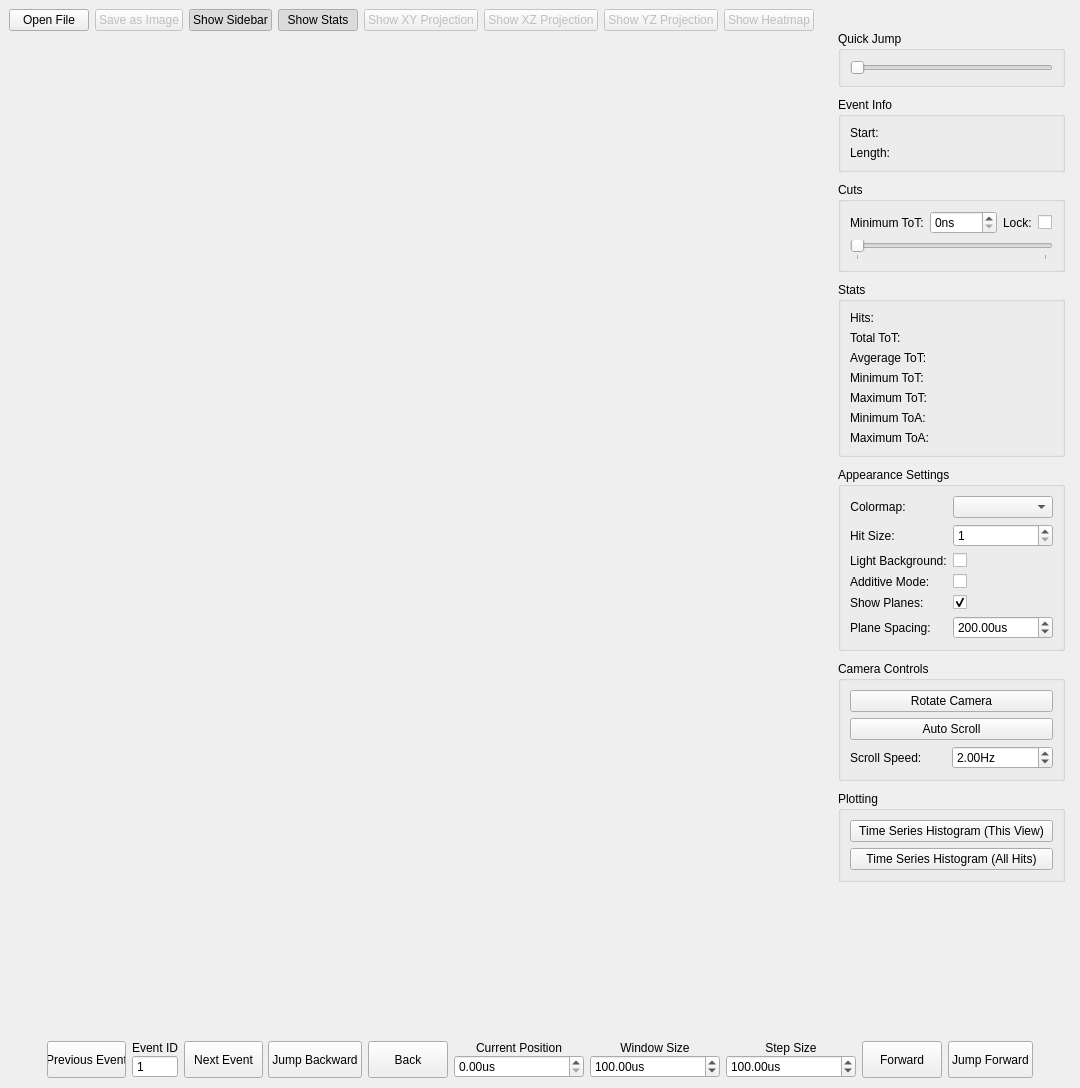
<?xml version="1.0" encoding="UTF-8"?>
<ui version="4.0">
 <class>MainWindow</class>
 <widget class="QMainWindow" name="MainWindow">
  <property name="geometry">
   <rect>
    <x>0</x>
    <y>0</y>
    <width>1080</width>
    <height>1088</height>
   </rect>
  </property>
  <property name="windowTitle">
   <string>Timepix 3D Data Viewer</string>
  </property>
  <property name="unifiedTitleAndToolBarOnMac">
   <bool>false</bool>
  </property>
  <widget class="QWidget" name="root_widget">
   <layout class="QVBoxLayout" name="verticalLayout">
    <property name="spacing">
     <number>0</number>
    </property>
    <item>
     <widget class="QWidget" name="header_widget" native="true">
      <layout class="QHBoxLayout" name="header_layout">
       <property name="spacing">
        <number>6</number>
       </property>
       <property name="leftMargin">
        <number>0</number>
       </property>
       <property name="topMargin">
        <number>0</number>
       </property>
       <property name="rightMargin">
        <number>6</number>
       </property>
       <property name="bottomMargin">
        <number>0</number>
       </property>
       <item>
        <widget class="QPushButton" name="open_file_btn">
         <property name="text">
          <string>Open File</string>
         </property>
        </widget>
       </item>
       <item>
        <widget class="QPushButton" name="save_as_image_btn">
         <property name="enabled">
          <bool>false</bool>
         </property>
         <property name="text">
          <string>Save as Image</string>
         </property>
        </widget>
       </item>
       <item>
        <widget class="QPushButton" name="show_sidebar_btn">
         <property name="text">
          <string>Show Sidebar</string>
         </property>
         <property name="checkable">
          <bool>true</bool>
         </property>
         <property name="checked">
          <bool>true</bool>
         </property>
        </widget>
       </item>
       <item>
        <widget class="QPushButton" name="show_stats_btn">
         <property name="text">
          <string>Show Stats</string>
         </property>
         <property name="checkable">
          <bool>true</bool>
         </property>
         <property name="checked">
          <bool>true</bool>
         </property>
        </widget>
       </item>
       <item>
        <widget class="QPushButton" name="show_xy_projection_btn">
         <property name="enabled">
          <bool>false</bool>
         </property>
         <property name="text">
          <string>Show XY Projection</string>
         </property>
         <property name="checkable">
          <bool>false</bool>
         </property>
        </widget>
       </item>
       <item>
        <widget class="QPushButton" name="show_xz_projection_btn">
         <property name="enabled">
          <bool>false</bool>
         </property>
         <property name="text">
          <string>Show XZ Projection</string>
         </property>
        </widget>
       </item>
       <item>
        <widget class="QPushButton" name="show_yz_projection_btn">
         <property name="enabled">
          <bool>false</bool>
         </property>
         <property name="text">
          <string>Show YZ Projection</string>
         </property>
        </widget>
       </item>
       <item>
        <widget class="QPushButton" name="show_heatmap_btn">
         <property name="enabled">
          <bool>false</bool>
         </property>
         <property name="text">
          <string>Show Heatmap</string>
         </property>
        </widget>
       </item>
       <item>
        <spacer name="horizontalSpacer">
         <property name="orientation">
          <enum>Qt::Horizontal</enum>
         </property>
         <property name="sizeHint" stdset="0">
          <size>
           <width>40</width>
           <height>20</height>
          </size>
         </property>
        </spacer>
       </item>
       <item>
        <widget class="QLabel" name="header_info_label">
         <property name="font">
          <font>
           <weight>75</weight>
           <bold>true</bold>
          </font>
         </property>
         <property name="text">
          <string/>
         </property>
        </widget>
       </item>
      </layout>
     </widget>
    </item>
    <item>
     <widget class="QWidget" name="body_widget" native="true">
      <property name="sizePolicy">
       <sizepolicy hsizetype="Preferred" vsizetype="Preferred">
        <horstretch>0</horstretch>
        <verstretch>1</verstretch>
       </sizepolicy>
      </property>
      <layout class="QHBoxLayout" name="horizontalLayout_5">
       <property name="spacing">
        <number>0</number>
       </property>
       <property name="leftMargin">
        <number>0</number>
       </property>
       <property name="topMargin">
        <number>0</number>
       </property>
       <property name="rightMargin">
        <number>0</number>
       </property>
       <property name="bottomMargin">
        <number>0</number>
       </property>
       <item>
        <widget class="QWidget" name="widget2" native="true">
         <property name="sizePolicy">
          <sizepolicy hsizetype="Expanding" vsizetype="Preferred">
           <horstretch>0</horstretch>
           <verstretch>0</verstretch>
          </sizepolicy>
         </property>
         <layout class="QVBoxLayout" name="view_widget_container">
          <property name="spacing">
           <number>0</number>
          </property>
          <property name="leftMargin">
           <number>0</number>
          </property>
          <property name="topMargin">
           <number>0</number>
          </property>
          <property name="rightMargin">
           <number>0</number>
          </property>
          <property name="bottomMargin">
           <number>0</number>
          </property>
         </layout>
        </widget>
       </item>
       <item>
        <widget class="QWidget" name="sidebar_widget" native="true">
         <property name="sizePolicy">
          <sizepolicy hsizetype="Fixed" vsizetype="Preferred">
           <horstretch>0</horstretch>
           <verstretch>0</verstretch>
          </sizepolicy>
         </property>
         <property name="maximumSize">
          <size>
           <width>16777215</width>
           <height>16777215</height>
          </size>
         </property>
         <layout class="QVBoxLayout" name="verticalLayout_3">
          <property name="spacing">
           <number>10</number>
          </property>
          <property name="leftMargin">
           <number>6</number>
          </property>
          <property name="topMargin">
           <number>0</number>
          </property>
          <property name="rightMargin">
           <number>6</number>
          </property>
          <property name="bottomMargin">
           <number>0</number>
          </property>
          <item>
           <widget class="QGroupBox" name="quick_jump_group_box">
            <property name="enabled">
             <bool>true</bool>
            </property>
            <property name="title">
             <string>Quick Jump</string>
            </property>
            <layout class="QVBoxLayout" name="verticalLayout_8">
             <item>
              <widget class="QSlider" name="quick_jump_slider">
               <property name="orientation">
                <enum>Qt::Horizontal</enum>
               </property>
              </widget>
             </item>
            </layout>
           </widget>
          </item>
          <item>
           <widget class="QGroupBox" name="event_info_group_box">
            <property name="title">
             <string>Event Info</string>
            </property>
            <layout class="QFormLayout" name="formLayout_3">
             <item row="0" column="0">
              <widget class="QLabel" name="label_16">
               <property name="text">
                <string>Start:</string>
               </property>
              </widget>
             </item>
             <item row="1" column="0">
              <widget class="QLabel" name="label_17">
               <property name="text">
                <string>Length:</string>
               </property>
              </widget>
             </item>
             <item row="0" column="1">
              <widget class="QLabel" name="event_info__start_label">
               <property name="font">
                <font>
                 <weight>75</weight>
                 <bold>true</bold>
                </font>
               </property>
               <property name="text">
                <string/>
               </property>
              </widget>
             </item>
             <item row="1" column="1">
              <widget class="QLabel" name="event_info__length_label">
               <property name="font">
                <font>
                 <weight>75</weight>
                 <bold>true</bold>
                </font>
               </property>
               <property name="text">
                <string/>
               </property>
              </widget>
             </item>
            </layout>
           </widget>
          </item>
          <item>
           <widget class="QGroupBox" name="cuts_group_box">
            <property name="title">
             <string>Cuts</string>
            </property>
            <layout class="QVBoxLayout" name="verticalLayout_7">
             <item>
              <layout class="QHBoxLayout" name="horizontalLayout">
               <property name="bottomMargin">
                <number>0</number>
               </property>
               <item>
                <widget class="QLabel" name="label_11">
                 <property name="text">
                  <string>Minimum ToT:</string>
                 </property>
                </widget>
               </item>
               <item>
                <widget class="QSpinBox" name="min_tot_cut_spin_box">
                 <property name="accelerated">
                  <bool>false</bool>
                 </property>
                 <property name="showGroupSeparator" stdset="0">
                  <bool>false</bool>
                 </property>
                 <property name="suffix">
                  <string>ns</string>
                 </property>
                 <property name="maximum">
                  <number>1000</number>
                 </property>
                </widget>
               </item>
               <item>
                <widget class="QLabel" name="label_20">
                 <property name="text">
                  <string>Lock:</string>
                 </property>
                </widget>
               </item>
               <item>
                <widget class="QCheckBox" name="min_tot_cut_lock_checkbox">
                 <property name="text">
                  <string/>
                 </property>
                </widget>
               </item>
              </layout>
             </item>
             <item>
              <widget class="QSlider" name="min_tot_cut_slider">
               <property name="maximum">
                <number>1000</number>
               </property>
               <property name="orientation">
                <enum>Qt::Horizontal</enum>
               </property>
               <property name="invertedAppearance">
                <bool>false</bool>
               </property>
               <property name="invertedControls">
                <bool>false</bool>
               </property>
               <property name="tickPosition">
                <enum>QSlider::TicksBelow</enum>
               </property>
               <property name="tickInterval">
                <number>1000</number>
               </property>
              </widget>
             </item>
            </layout>
           </widget>
          </item>
          <item>
           <widget class="QGroupBox" name="stats_group_box">
            <property name="sizePolicy">
             <sizepolicy hsizetype="Minimum" vsizetype="Preferred">
              <horstretch>0</horstretch>
              <verstretch>0</verstretch>
             </sizepolicy>
            </property>
            <property name="title">
             <string>Stats</string>
            </property>
            <layout class="QFormLayout" name="formLayout">
             <item row="0" column="0">
              <widget class="QLabel" name="label_5">
               <property name="text">
                <string>Hits:</string>
               </property>
              </widget>
             </item>
             <item row="0" column="1">
              <widget class="QLabel" name="stats__hits_label">
               <property name="sizePolicy">
                <sizepolicy hsizetype="Preferred" vsizetype="Preferred">
                 <horstretch>0</horstretch>
                 <verstretch>0</verstretch>
                </sizepolicy>
               </property>
               <property name="font">
                <font>
                 <weight>75</weight>
                 <bold>true</bold>
                </font>
               </property>
               <property name="text">
                <string/>
               </property>
              </widget>
             </item>
             <item row="1" column="0">
              <widget class="QLabel" name="label_6">
               <property name="text">
                <string>Total ToT:</string>
               </property>
              </widget>
             </item>
             <item row="1" column="1">
              <widget class="QLabel" name="stats__total_tot_label">
               <property name="font">
                <font>
                 <weight>75</weight>
                 <bold>true</bold>
                </font>
               </property>
               <property name="text">
                <string/>
               </property>
              </widget>
             </item>
             <item row="2" column="0">
              <widget class="QLabel" name="label_7">
               <property name="text">
                <string>Avgerage ToT:</string>
               </property>
              </widget>
             </item>
             <item row="2" column="1">
              <widget class="QLabel" name="stats__avg_tot_label">
               <property name="font">
                <font>
                 <weight>75</weight>
                 <bold>true</bold>
                </font>
               </property>
               <property name="text">
                <string/>
               </property>
              </widget>
             </item>
             <item row="3" column="0">
              <widget class="QLabel" name="label_8">
               <property name="text">
                <string>Minimum ToT:</string>
               </property>
              </widget>
             </item>
             <item row="3" column="1">
              <widget class="QLabel" name="stats__min_tot_label">
               <property name="font">
                <font>
                 <weight>75</weight>
                 <bold>true</bold>
                </font>
               </property>
               <property name="text">
                <string/>
               </property>
              </widget>
             </item>
             <item row="4" column="0">
              <widget class="QLabel" name="label_9">
               <property name="text">
                <string>Maximum ToT:</string>
               </property>
              </widget>
             </item>
             <item row="4" column="1">
              <widget class="QLabel" name="stats__max_tot_label">
               <property name="font">
                <font>
                 <weight>75</weight>
                 <bold>true</bold>
                </font>
               </property>
               <property name="text">
                <string/>
               </property>
              </widget>
             </item>
             <item row="5" column="0">
              <widget class="QLabel" name="label_13">
               <property name="text">
                <string>Minimum ToA:</string>
               </property>
              </widget>
             </item>
             <item row="6" column="0">
              <widget class="QLabel" name="label_14">
               <property name="text">
                <string>Maximum ToA:</string>
               </property>
              </widget>
             </item>
             <item row="5" column="1">
              <widget class="QLabel" name="stats__min_toa_label">
               <property name="font">
                <font>
                 <weight>75</weight>
                 <bold>true</bold>
                </font>
               </property>
               <property name="text">
                <string/>
               </property>
              </widget>
             </item>
             <item row="6" column="1">
              <widget class="QLabel" name="stats__max_toa_label">
               <property name="font">
                <font>
                 <weight>75</weight>
                 <bold>true</bold>
                </font>
               </property>
               <property name="text">
                <string/>
               </property>
              </widget>
             </item>
            </layout>
           </widget>
          </item>
          <item>
           <widget class="QGroupBox" name="appearance_settings_group_box">
            <property name="title">
             <string>Appearance Settings</string>
            </property>
            <layout class="QFormLayout" name="formLayout_2">
             <item row="0" column="0">
              <widget class="QLabel" name="label_4">
               <property name="sizePolicy">
                <sizepolicy hsizetype="Preferred" vsizetype="Preferred">
                 <horstretch>0</horstretch>
                 <verstretch>0</verstretch>
                </sizepolicy>
               </property>
               <property name="text">
                <string>Colormap:</string>
               </property>
               <property name="alignment">
                <set>Qt::AlignCenter</set>
               </property>
              </widget>
             </item>
             <item row="0" column="1">
              <widget class="QComboBox" name="colormap_combo_box">
               <property name="sizePolicy">
                <sizepolicy hsizetype="Expanding" vsizetype="Fixed">
                 <horstretch>0</horstretch>
                 <verstretch>0</verstretch>
                </sizepolicy>
               </property>
               <property name="minimumSize">
                <size>
                 <width>100</width>
                 <height>0</height>
                </size>
               </property>
              </widget>
             </item>
             <item row="2" column="0">
              <widget class="QLabel" name="label_12">
               <property name="text">
                <string>Hit Size:</string>
               </property>
              </widget>
             </item>
             <item row="2" column="1">
              <widget class="QSpinBox" name="hit_size_spin_box">
               <property name="minimum">
                <number>1</number>
               </property>
               <property name="maximum">
                <number>10</number>
               </property>
              </widget>
             </item>
             <item row="3" column="0">
              <widget class="QLabel" name="label_19">
               <property name="text">
                <string>Light Background:</string>
               </property>
              </widget>
             </item>
             <item row="3" column="1">
              <widget class="QCheckBox" name="light_background_check_box">
               <property name="text">
                <string/>
               </property>
              </widget>
             </item>
             <item row="4" column="0">
              <widget class="QLabel" name="additive_view_mode_label">
               <property name="text">
                <string>Additive Mode:</string>
               </property>
              </widget>
             </item>
             <item row="4" column="1">
              <widget class="QCheckBox" name="additive_view_mode_check_box">
               <property name="text">
                <string/>
               </property>
              </widget>
             </item>
             <item row="5" column="0">
              <widget class="QLabel" name="label_10">
               <property name="text">
                <string>Show Planes:</string>
               </property>
              </widget>
             </item>
             <item row="5" column="1">
              <widget class="QCheckBox" name="show_planes_check_box">
               <property name="text">
                <string/>
               </property>
               <property name="checked">
                <bool>true</bool>
               </property>
              </widget>
             </item>
             <item row="6" column="0">
              <widget class="QLabel" name="plane_spacing_label">
               <property name="text">
                <string>Plane Spacing:</string>
               </property>
              </widget>
             </item>
             <item row="6" column="1">
              <widget class="QDoubleSpinBox" name="plane_spacing_spin_box">
               <property name="suffix">
                <string>us</string>
               </property>
               <property name="minimum">
                <double>1.000000000000000</double>
               </property>
               <property name="maximum">
                <double>1000.000000000000000</double>
               </property>
               <property name="singleStep">
                <double>10.000000000000000</double>
               </property>
               <property name="value">
                <double>200.000000000000000</double>
               </property>
              </widget>
             </item>
            </layout>
           </widget>
          </item>
          <item>
           <widget class="QGroupBox" name="camera_controls_group_box">
            <property name="title">
             <string>Camera Controls</string>
            </property>
            <layout class="QVBoxLayout" name="verticalLayout_9">
             <item>
              <widget class="QPushButton" name="rotate_camera_btn">
               <property name="text">
                <string>Rotate Camera</string>
               </property>
               <property name="checkable">
                <bool>true</bool>
               </property>
               <property name="checked">
                <bool>false</bool>
               </property>
              </widget>
             </item>
             <item>
              <widget class="QPushButton" name="auto_scroll_btn">
               <property name="text">
                <string>Auto Scroll</string>
               </property>
               <property name="checkable">
                <bool>true</bool>
               </property>
              </widget>
             </item>
             <item>
              <widget class="QWidget" name="auto_scroll_speed_widget" native="true">
               <layout class="QHBoxLayout" name="horizontalLayout_2">
                <property name="spacing">
                 <number>0</number>
                </property>
                <property name="leftMargin">
                 <number>0</number>
                </property>
                <property name="topMargin">
                 <number>0</number>
                </property>
                <property name="rightMargin">
                 <number>0</number>
                </property>
                <property name="bottomMargin">
                 <number>0</number>
                </property>
                <item>
                 <widget class="QLabel" name="label_18">
                  <property name="text">
                   <string>Scroll Speed:</string>
                  </property>
                 </widget>
                </item>
                <item>
                 <widget class="QDoubleSpinBox" name="auto_scroll_speed_spin_box">
                  <property name="suffix">
                   <string>Hz</string>
                  </property>
                  <property name="maximum">
                   <double>30.000000000000000</double>
                  </property>
                  <property name="value">
                   <double>2.000000000000000</double>
                  </property>
                 </widget>
                </item>
               </layout>
              </widget>
             </item>
            </layout>
           </widget>
          </item>
          <item>
           <widget class="QGroupBox" name="plotting_group_box">
            <property name="enabled">
             <bool>true</bool>
            </property>
            <property name="title">
             <string>Plotting</string>
            </property>
            <layout class="QGridLayout" name="gridLayout">
             <item row="0" column="0">
              <widget class="QPushButton" name="plot_time_series_histogram_btn">
               <property name="text">
                <string>Time Series Histogram (This View)</string>
               </property>
              </widget>
             </item>
             <item row="1" column="0">
              <widget class="QPushButton" name="plot_time_series_histogram_all_hits_btn">
               <property name="text">
                <string>Time Series Histogram (All Hits)</string>
               </property>
              </widget>
             </item>
            </layout>
           </widget>
          </item>
          <item>
           <spacer name="verticalSpacer">
            <property name="orientation">
             <enum>Qt::Vertical</enum>
            </property>
            <property name="sizeHint" stdset="0">
             <size>
              <width>20</width>
              <height>40</height>
             </size>
            </property>
           </spacer>
          </item>
         </layout>
        </widget>
       </item>
      </layout>
     </widget>
    </item>
    <item>
     <widget class="QWidget" name="footer_widget" native="true">
      <layout class="QHBoxLayout" name="footer_layout">
       <property name="spacing">
        <number>5</number>
       </property>
       <property name="bottomMargin">
        <number>1</number>
       </property>
       <item>
        <spacer name="horizontalSpacer_3">
         <property name="orientation">
          <enum>Qt::Horizontal</enum>
         </property>
         <property name="sizeHint" stdset="0">
          <size>
           <width>40</width>
           <height>20</height>
          </size>
         </property>
        </spacer>
       </item>
       <item>
        <widget class="QWidget" name="event_mode_controls_widget" native="true">
         <property name="minimumSize">
          <size>
           <width>100</width>
           <height>0</height>
          </size>
         </property>
         <layout class="QHBoxLayout" name="horizontalLayout_4">
          <property name="spacing">
           <number>6</number>
          </property>
          <property name="leftMargin">
           <number>0</number>
          </property>
          <property name="topMargin">
           <number>0</number>
          </property>
          <property name="rightMargin">
           <number>0</number>
          </property>
          <property name="bottomMargin">
           <number>0</number>
          </property>
          <item>
           <widget class="QPushButton" name="previous_event_btn">
            <property name="enabled">
             <bool>true</bool>
            </property>
            <property name="sizePolicy">
             <sizepolicy hsizetype="Minimum" vsizetype="Expanding">
              <horstretch>0</horstretch>
              <verstretch>0</verstretch>
             </sizepolicy>
            </property>
            <property name="text">
             <string>Previous Event</string>
            </property>
           </widget>
          </item>
          <item>
           <layout class="QVBoxLayout" name="verticalLayout_10">
            <property name="spacing">
             <number>0</number>
            </property>
            <property name="rightMargin">
             <number>0</number>
            </property>
            <item>
             <widget class="QLabel" name="label_15">
              <property name="text">
               <string>Event ID</string>
              </property>
              <property name="alignment">
               <set>Qt::AlignCenter</set>
              </property>
             </widget>
            </item>
            <item>
             <widget class="QSpinBox" name="event_spin_box">
              <property name="enabled">
               <bool>true</bool>
              </property>
              <property name="readOnly">
               <bool>true</bool>
              </property>
              <property name="buttonSymbols">
               <enum>QAbstractSpinBox::NoButtons</enum>
              </property>
              <property name="minimum">
               <number>1</number>
              </property>
             </widget>
            </item>
           </layout>
          </item>
          <item>
           <widget class="QPushButton" name="next_event_btn">
            <property name="enabled">
             <bool>true</bool>
            </property>
            <property name="sizePolicy">
             <sizepolicy hsizetype="Minimum" vsizetype="Expanding">
              <horstretch>0</horstretch>
              <verstretch>0</verstretch>
             </sizepolicy>
            </property>
            <property name="text">
             <string>Next Event</string>
            </property>
           </widget>
          </item>
         </layout>
        </widget>
       </item>
       <item>
        <widget class="QWidget" name="rolling_mode_controls_widget" native="true">
         <property name="minimumSize">
          <size>
           <width>0</width>
           <height>0</height>
          </size>
         </property>
         <layout class="QHBoxLayout" name="horizontalLayout_3">
          <property name="spacing">
           <number>6</number>
          </property>
          <property name="leftMargin">
           <number>0</number>
          </property>
          <property name="topMargin">
           <number>0</number>
          </property>
          <property name="rightMargin">
           <number>0</number>
          </property>
          <property name="bottomMargin">
           <number>0</number>
          </property>
          <item>
           <widget class="QPushButton" name="jump_backward_btn">
            <property name="sizePolicy">
             <sizepolicy hsizetype="Minimum" vsizetype="Expanding">
              <horstretch>0</horstretch>
              <verstretch>0</verstretch>
             </sizepolicy>
            </property>
            <property name="text">
             <string>Jump Backward</string>
            </property>
           </widget>
          </item>
          <item>
           <widget class="QPushButton" name="previous_window_btn">
            <property name="sizePolicy">
             <sizepolicy hsizetype="Minimum" vsizetype="Expanding">
              <horstretch>0</horstretch>
              <verstretch>0</verstretch>
             </sizepolicy>
            </property>
            <property name="text">
             <string>Back</string>
            </property>
           </widget>
          </item>
          <item>
           <layout class="QVBoxLayout" name="verticalLayout_5">
            <property name="spacing">
             <number>0</number>
            </property>
            <property name="rightMargin">
             <number>0</number>
            </property>
            <property name="bottomMargin">
             <number>0</number>
            </property>
            <item>
             <widget class="QLabel" name="label_3">
              <property name="text">
               <string>Current Position</string>
              </property>
              <property name="alignment">
               <set>Qt::AlignCenter</set>
              </property>
             </widget>
            </item>
            <item>
             <widget class="QDoubleSpinBox" name="current_position_spin_box">
              <property name="minimumSize">
               <size>
                <width>130</width>
                <height>0</height>
               </size>
              </property>
              <property name="suffix">
               <string>us</string>
              </property>
             </widget>
            </item>
           </layout>
          </item>
          <item>
           <layout class="QVBoxLayout" name="verticalLayout_2">
            <property name="spacing">
             <number>0</number>
            </property>
            <property name="rightMargin">
             <number>0</number>
            </property>
            <item>
             <widget class="QLabel" name="label">
              <property name="text">
               <string>Window Size</string>
              </property>
              <property name="alignment">
               <set>Qt::AlignCenter</set>
              </property>
             </widget>
            </item>
            <item>
             <widget class="QDoubleSpinBox" name="window_size_spin_box">
              <property name="minimumSize">
               <size>
                <width>130</width>
                <height>0</height>
               </size>
              </property>
              <property name="suffix">
               <string extracomment="microseconds">us</string>
              </property>
              <property name="maximum">
               <double>1000.000000000000000</double>
              </property>
              <property name="value">
               <double>100.000000000000000</double>
              </property>
             </widget>
            </item>
           </layout>
          </item>
          <item>
           <layout class="QVBoxLayout" name="verticalLayout_4">
            <property name="spacing">
             <number>0</number>
            </property>
            <property name="rightMargin">
             <number>0</number>
            </property>
            <item>
             <widget class="QLabel" name="label_2">
              <property name="text">
               <string>Step Size</string>
              </property>
              <property name="alignment">
               <set>Qt::AlignCenter</set>
              </property>
             </widget>
            </item>
            <item>
             <widget class="QDoubleSpinBox" name="step_size_spin_box">
              <property name="minimumSize">
               <size>
                <width>130</width>
                <height>0</height>
               </size>
              </property>
              <property name="suffix">
               <string extracomment="microseconds">us</string>
              </property>
              <property name="maximum">
               <double>1000.000000000000000</double>
              </property>
              <property name="value">
               <double>100.000000000000000</double>
              </property>
             </widget>
            </item>
           </layout>
          </item>
          <item>
           <widget class="QPushButton" name="next_window_btn">
            <property name="sizePolicy">
             <sizepolicy hsizetype="Minimum" vsizetype="Expanding">
              <horstretch>0</horstretch>
              <verstretch>0</verstretch>
             </sizepolicy>
            </property>
            <property name="text">
             <string>Forward</string>
            </property>
           </widget>
          </item>
          <item>
           <widget class="QPushButton" name="jump_forward_btn">
            <property name="sizePolicy">
             <sizepolicy hsizetype="Minimum" vsizetype="Expanding">
              <horstretch>0</horstretch>
              <verstretch>0</verstretch>
             </sizepolicy>
            </property>
            <property name="text">
             <string>Jump Forward</string>
            </property>
           </widget>
          </item>
         </layout>
        </widget>
       </item>
       <item>
        <spacer name="horizontalSpacer_2">
         <property name="orientation">
          <enum>Qt::Horizontal</enum>
         </property>
         <property name="sizeHint" stdset="0">
          <size>
           <width>40</width>
           <height>20</height>
          </size>
         </property>
        </spacer>
       </item>
       <item>
        <layout class="QVBoxLayout" name="verticalLayout_6">
         <property name="spacing">
          <number>0</number>
         </property>
         <property name="rightMargin">
          <number>0</number>
         </property>
        </layout>
       </item>
      </layout>
     </widget>
    </item>
   </layout>
  </widget>
 </widget>
 <resources/>
 <connections/>
</ui>
